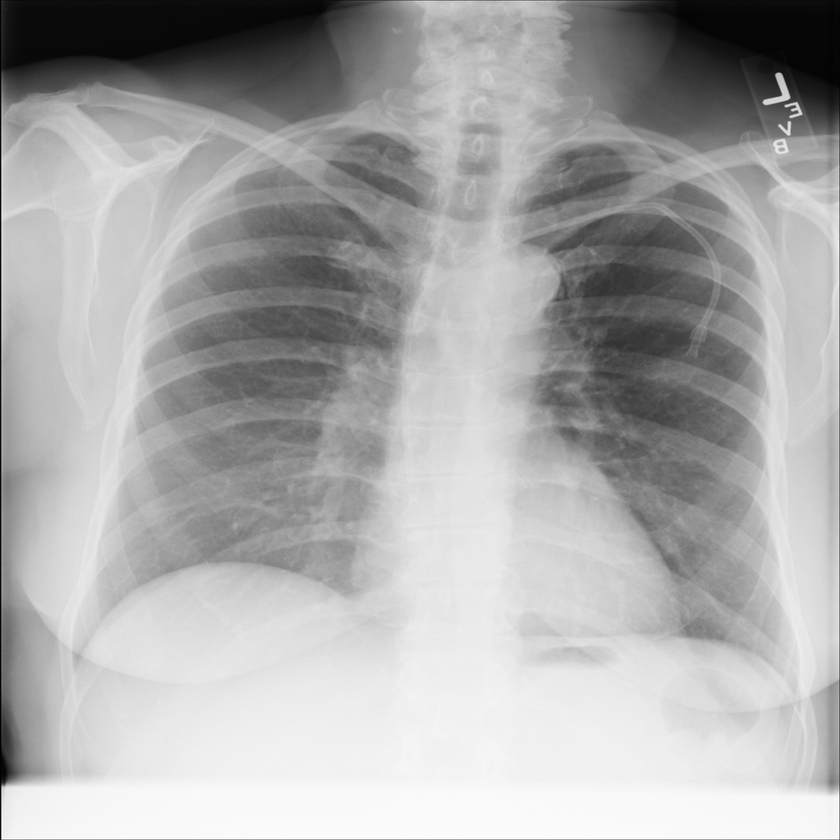
#> input picture xray.png, 840 x 840 px, shrunk from 1024 x 1024 before the run; the run also reads 1 picture not shown here
$ jupyter execute DIP_2_Q1.ipynb   (shell and % lines are left out)
#> lines starting #> are read from the running program, lines starting #| are printed output that depends on the picture; long printed decimals are rounded
<a href="https://colab.research.google.com/github/me-t1me/DIP_assignment_2/blob/master/DIP_2_Q1.ipynb" target="_parent"></a>

[cell 1]
import cv2
import numpy as np
from skimage.metrics import peak_signal_noise_ratio as psnr
from skimage.metrics import mean_squared_error as mse

[cell 2]
# Load the original X-ray image
img = cv2.imread('xray.png', 0)
#> img is the input picture: shape (840, 840); min 0, max 255, mean 170.1

# Load the salt & pepper noise-based contaminated X-ray image
img_sp = cv2.imread('xray_sp.png', 0)

[cell 3]
# Apply median filter to the contaminated X-ray image
img_median = cv2.medianBlur(img_sp, 3)

# Apply max filter to the contaminated X-ray image
kernel = np.ones((3, 3), np.uint8)
img_max = cv2.dilate(img_sp, kernel, iterations=1)
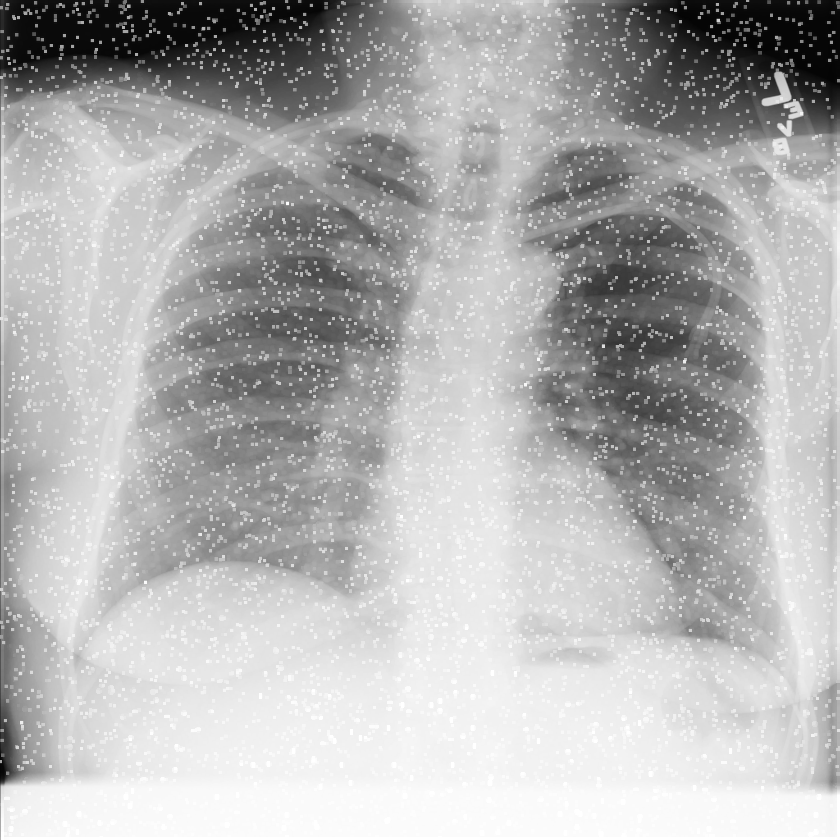
#> img_max: shape (840, 840); min 4, max 255, mean 177.5

# Apply min filter to the contaminated X-ray image
img_min = cv2.erode(img_sp, kernel, iterations=1)
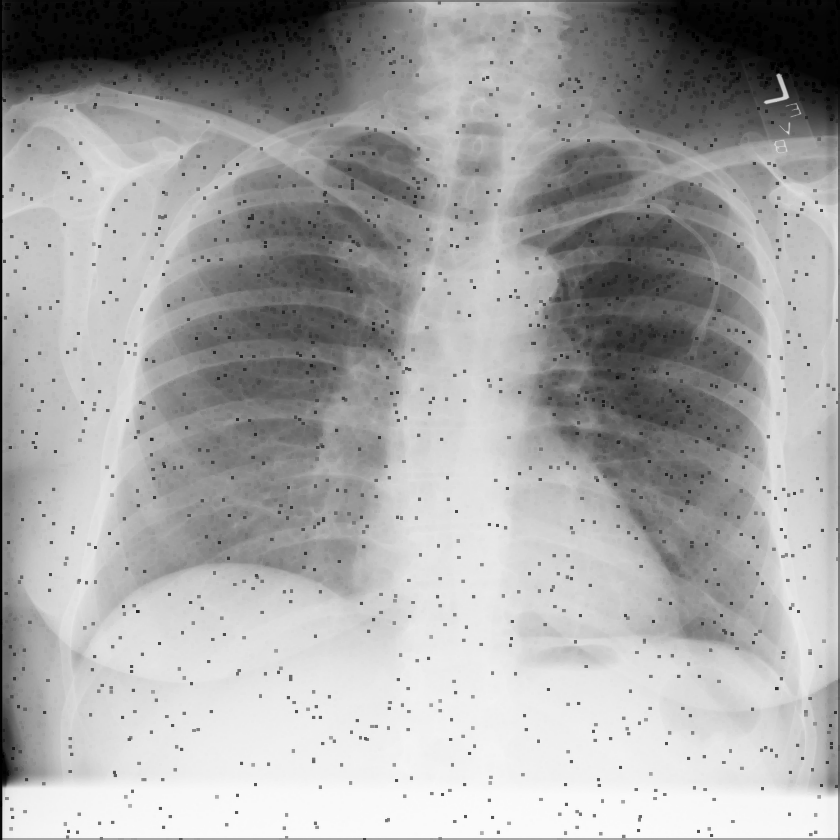
#> img_min: shape (840, 840); min 0, max 251, mean 164.8

# Apply alpha-trimmed mean filter to the contaminated X-ray image
def alpha_trimmed_mean_filter(image, kernel_size=3, alpha=0.5):
    # Pad the image with zeros
#> called with kernel_size = 3, alpha = 0.5
    padded = cv2.copyMakeBorder(image, kernel_size // 2, kernel_size // 2,
                                kernel_size // 2, kernel_size // 2,
                                cv2.BORDER_CONSTANT, value=0)

    # Loop over all pixels in the image
    filtered = np.zeros_like(image)
    for y in range(kernel_size // 2, image.shape[0] + kernel_size // 2):
        for x in range(kernel_size // 2, image.shape[1] + kernel_size // 2):
            # Extract the kernel centered at the current pixel
            kernel = padded[y - kernel_size // 2:y + kernel_size // 2 + 1,
                            x - kernel_size // 2:x + kernel_size // 2 + 1]

            # Sort the pixel values and remove the specified number of trimmed pixels
            sorted_kernel = np.sort(kernel.flatten())
            trimmed_kernel = sorted_kernel[int(alpha*kernel_size*kernel_size) : -1*int(alpha*kernel_size*kernel_size)]

            # Compute the mean of the remaining pixel values
            filtered[y - kernel_size // 2, x - kernel_size // 2] = np.mean(trimmed_kernel)

    return filtered.astype(np.uint8)

img_at_mean = alpha_trimmed_mean_filter(img_sp)
# img_at_mean = cv2.boxFilter(img_sp, -1, (5,5), normalize=False)

# Evaluate the SNR and RMSE values for the filtered images using the original X-ray image as a reference
snr_median = psnr(img, img_median)
#> snr_median = 43.11
rmse_median = np.sqrt(mse(img, img_median))
#> rmse_median = 1.78

snr_max = psnr(img, img_max)
#> snr_max = 22.97
rmse_max = np.sqrt(mse(img, img_max))
#> rmse_max = 18.11

snr_min = psnr(img, img_min)
#> snr_min = 24.87
rmse_min = np.sqrt(mse(img, img_min))
#> rmse_min = 14.55

snr_at_mean = psnr(img, img_at_mean)
#> snr_at_mean = 43.75
rmse_at_mean = np.sqrt(mse(img, img_at_mean))
#> rmse_at_mean = 1.66

print("SNR Median: ", snr_median)
#| SNR Median:  43.106
print("RMSE Median: ", rmse_median)
#| RMSE Median:  1.783

print("SNR Max: ", snr_max)
#| SNR Max:  22.970
print("RMSE Max: ", rmse_max)
#| RMSE Max:  18.115

print("SNR Min: ", snr_min)
#| SNR Min:  24.874
print("RMSE Min: ", rmse_min)
#| RMSE Min:  14.550

print("SNR Alpha-Trimmed Mean: ", snr_at_mean)
#| SNR Alpha-Trimmed Mean:  43.746
print("RMSE Alpha-Trimmed Mean: ", rmse_at_mean)
#| RMSE Alpha-Trimmed Mean:  1.657
